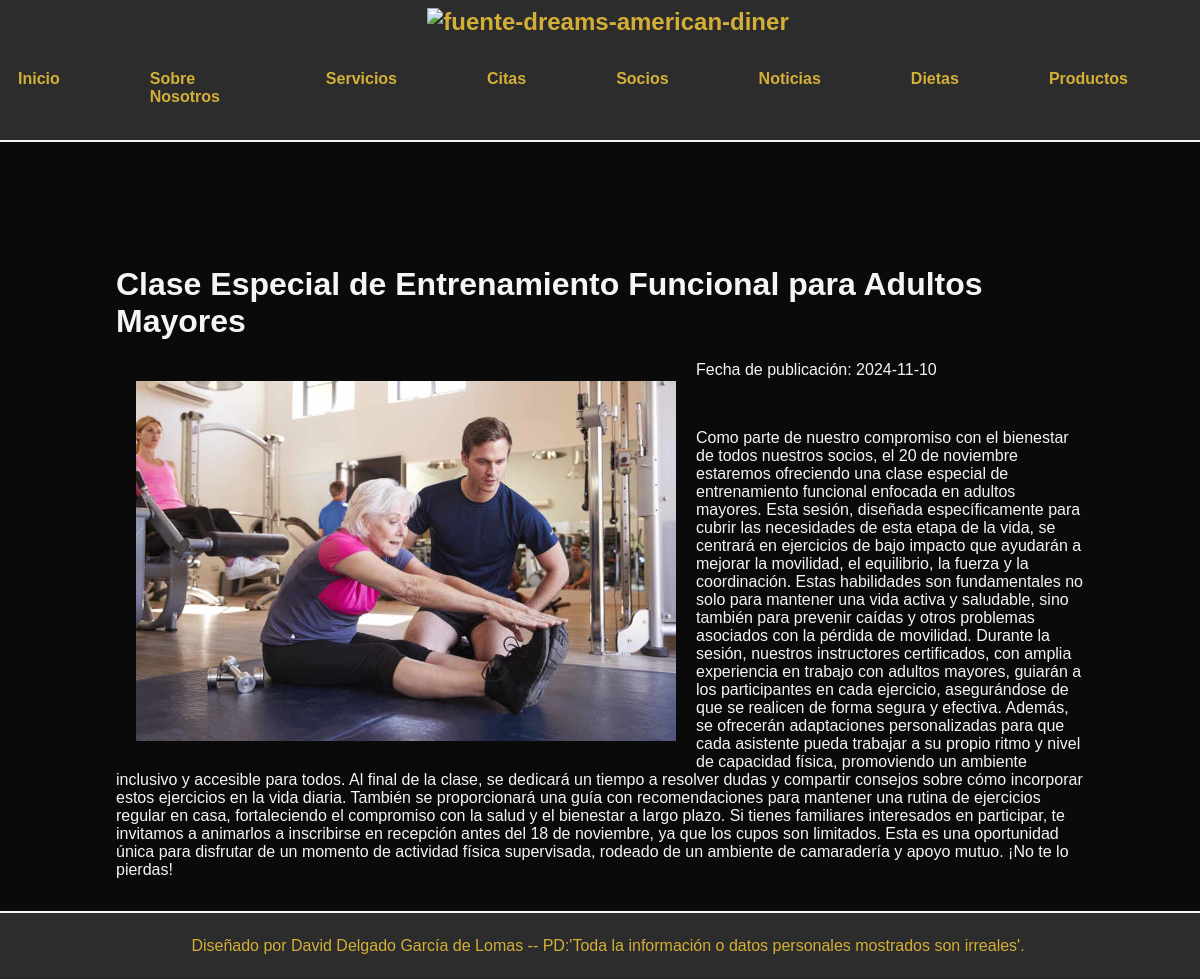
/php/noticias/noticias_file1.php?id=5, run on the app's committed database.
### tables this page shows
CREATE TABLE noticia (
    id_noticia INT AUTO_INCREMENT PRIMARY KEY,
    titulo VARCHAR(150) NOT NULL,
    contenido TEXT NOT NULL,
    imagen VARCHAR(255),
    fecha_publicacion DATE NOT NULL
    

);

### php/noticias/noticias.php (called while the page is built, shortened)
<?php
function obtenerNoticiaPorId($id) {
    global $nombre_db, $nombre_host, $nombre_usuario, $password_db;
    $conexion = conectar($nombre_host, $nombre_usuario, $password_db, $nombre_db);
    $sql_detalle = "SELECT n.titulo, n.imagen, n.fecha_publicacion, n.contenido
                    FROM noticia n
                    WHERE n.id_noticia = ?";
    $stmt = $conexion->prepare($sql_detalle);
    $stmt->bind_param("i", $id);
    $stmt->execute();
    $resultado = $stmt->get_result();
    if ($resultado->num_rows > 0) {
        return $resultado->fetch_assoc();
    }
    return null;
}
?>

### php/noticias/noticias_file1.php (the view, shortened to what this page needs)
<?php
    require_once "../../connection/config.php";
    require_once ("../../php/inicio.php");
    require_once("../noticias/noticias.php");
?>
<!DOCTYPE html>
<html lang="en">
<head>
    <link rel="stylesheet" href="../../estilos/styles.css">
</head>
<body>
    <div class="container">
    <?php
        echo "<div class='secc'>";
    ?>
<?php
if (isset($_GET['id'])) {
    $id_noticia = (int)$_GET['id'];
    $noticia = obtenerNoticiaPorId($id_noticia);
    if ($noticia) {
        echo "<div class='news'>";
        echo "<h1>{$noticia['titulo']}</h1>";
        echo "<p><img  src='/../DavidDelgado/img/news/" . $noticia['imagen'] . ".jpg' alt='{$noticia['titulo']}'>
              Fecha de publicación: {$noticia['fecha_publicacion']}</p><br>
              <p>{$noticia['contenido']}</p>";
        echo "</div>";
    } else {
        echo "<p>No se encontró la noticia solicitada.</p>";
    }
} else {
    echo "<p>No se especificó ninguna noticia.</p>";
}
?>
    <?php
        echo "</div>";
    ?>
    </div>
</body>
</html>

### estilos/base.css (style rules this page uses)
:root { --body-bg-color: #1a1c1d; --text-color: #aaaebc; --hr-color: #26292a; --transition-duration: 0.3s; --transition-delay: 0.2s; --red: #e74c3c; }
body { background-color: var(--body-bg-color); color: var(--text-color); font-family: sans-serif; height: 100%; }

### estilos/layout.css (style rules this page uses)
.container { display: grid; grid-template-columns: 1fr 3fr 1fr; grid-template-rows: auto 1fr auto; min-height: 100vh; width: 100%; margin: 0; padding: 0; background-color: #2e2b2b; color: #F5F5F5; box-sizing: border-box; overflow: hidden; }
.secc { grid-column: 2 / 3; grid-row: 2 / 3; background-color: #0A0A0A; padding: 1rem; padding-top: 30px; margin: 0; overflow-y: auto; max-height: 123vh; box-sizing: border-box; -ms-overflow-style: none; }

### estilos/media-queries.css (style rules this page uses)
@media (max-width: 1920px) { .container { grid-template-columns: 1fr 2fr 1fr; } }
@media (max-width: 1200px) { .container { grid-template-columns: 1fr; } }
@media (max-width: 1200px) { .secc { grid-column: 1 / -1; padding-top: 1rem; } }

### estilos/index/news.css (style rules this page uses)
.news { margin-top: 250px; padding-right: 100px; padding-left: 100px; }
.news img { float: left; margin: 20PX; max-width:600px; }

### data on the page
noticia: titulo "Clase Especial de Entrenamiento Funcional para Adultos Mayores", imagen (picture), fecha_publicacion "2024-11-10", contenido "Como parte de nuestro compromiso con el bienestar de todos nuestros socios, el 20 de noviembre estaremos ofreciendo una clase especial de entrenamiento funcional enfocada en adultos mayores. Esta sesión, diseñada específicamente para cubrir las necesidades de esta etapa de la vida, se centrará en ejercicios de bajo impacto que ayudarán a mejorar la movilidad, el equilibrio, la fuerza y la coordinación. Estas habilidades son fundamentales no solo para mantener una vida activa y saludable, sino también para prevenir caídas y otros problemas asociados con la pérdida de movilidad. Durante la sesión, nuestros instructores certificados, con amplia experiencia en trabajo con adultos mayores,…"
